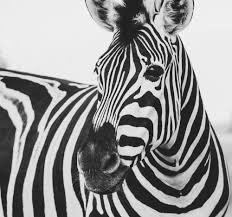
#> input picture other/images/zebra.jpeg, 232 x 217 px, found by its file name
$ jupyter execute --allow-errors 'Visualizing Greyscale Image.ipynb'   (shell and % lines are left out)
#> lines starting #> are read from the running program, lines starting #| are printed output that depends on the picture
[cell 1]
import matplotlib.pyplot as plt
import numpy as np

[cell 2]
from PIL import Image

image = Image.open('zebra.jpeg').convert('L')
plt.imshow(image)

[cell 3]
print("Image Format: ", image.format)
#| Image Format:  None
print("Image Mode: ", image.mode)
#| Image Mode:  L
print("Image Size: ", image.size)
#| Image Size:  (232, 217)

[cell 4]
#aspect_reserved = image.thumbnail((100, 100))
resized_image = image.resize((40, 40))
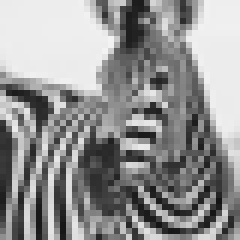
#> resized_image: PIL image 40x40 L (shown 6 times larger); min 20, max 243, mean 147
resized_image.size
#> Out = (40, 40)

[cell 5]
img = np.asarray(resized_image)
print("Image Data: ")
print("\n")
#> (the rest of this cell did not finish here and is left out)

[cell 6]
img.shape
#> Out = (40, 40)

[cell 7]
plt.imshow(resized_image)

[cell 8]
plt.imshow(image)

[cell 9]
fig = plt.figure(figsize=(18, 18))
ax = fig.add_subplot(111)
ax.imshow(img, cmap='gray')
width, height = img.shape
#> width = 40; height = 40
thresh = img.max()/2.5
#> thresh = 97.2
for x in range(width):
    for y in range(height):
        val = round(img[x][y],2) if img[x][y] !=0 else 0
        ax.annotate(str(val), xy=(y,x),
                    horizontalalignment='center',
                    verticalalignment='center',
                    color='white' if img[x][y]<thresh else 'black')
